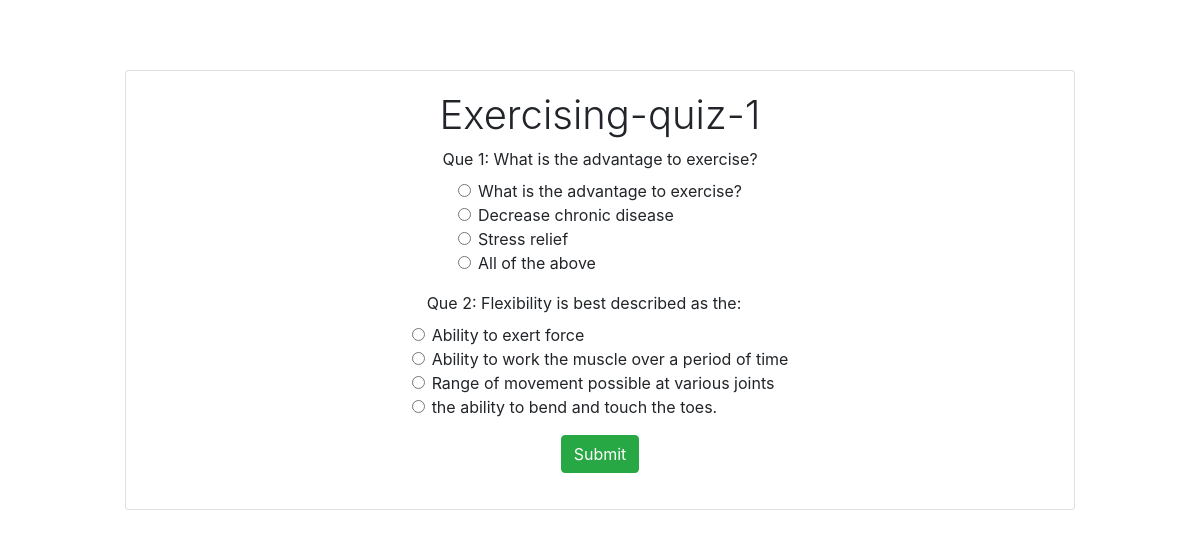
Page /test/exercising-quiz-1 on the committed database.
### quiz/models.py (models this page shows, shortened)
class quiz(models.Model):
    course_name = models.ForeignKey(course,default=1,on_delete=models.SET_DEFAULT)
    quiz_name = models.CharField(max_length=200)
    quiz_slug = models.CharField(max_length=300,blank=True)

class question(models.Model):
    course_name = models.ForeignKey(course,default=1,on_delete=models.SET_DEFAULT)
    quiz_name = models.ForeignKey(quiz,default=1,on_delete=models.SET_DEFAULT)
    quiz_question = models.TextField()
    option_one = models.TextField()
    option_two = models.TextField()
    option_three = models.TextField()
    option_four = models.TextField()
    answer = models.TextField()

### quiz/views.py (the view)
# urls.py: path('<single_slug>',views.dispTest,name="test"),
def dispTest(request,single_slug):
    for q in quiz.objects.all():
        if q.quiz_slug == single_slug:
            q_obj = q
    title = q_obj.quiz_name
    slug = q_obj.quiz_slug
    questions = []
    for q in question.objects.all():
        if q.course_name == q_obj.course_name:
            if q.quiz_name == q_obj:
                questions.append(q)
    return render(request,'test.html',{'question':questions,'title':title,'single_slug':slug})

### templates/test.html (shortened to what this page needs)
<!doctype html>
<html lang="en">
	<head>
		<link rel="stylesheet" href="https://cdn.jsdelivr.net/npm/bootstrap@4.6.0/dist/css/bootstrap.min.css">
		<link rel="stylesheet" href="https://cdn.jsdelivr.net/npm/bootstrap-icons@1.4.0/font/bootstrap-icons.css">
	</head>
	<body style="padding-top: 70px;">
	<div class="container">
		<div class="row">
			<div class="card offset-lg-1 col-lg-10 col-md-12 col-sm-12">
				<div class="card-body">
					<h1 class="text-center font-weight-light">{{title}}</h1>
					<form method="POST" action="/test/score/{{single_slug}}/">
						{% for q in question %}
						<div class="form-group">
							<div class="row">
								<div class="mx-auto">
									<label >Que {{forloop.counter}}: {{q.quiz_question}}</label>
									<div class="row">
										<div class="mx-auto">
											<div class="form-check">
												<label class="form-check-label" for="exampleRadios1">
													<input class="form-check-input" type="radio" name={{forloop.counter}} id="exampleRadios1" value="one" > {{q.option_one}}
												</label>
											</div>
											<div class="form-check">
												<label class="form-check-label" for="exampleRadios2">
													<input class="form-check-input" type="radio" name={{forloop.counter}} id="exampleRadios2" value="two">{{q.option_two}}
												</label>
											</div>
											<div class="form-check">
												<label class="form-check-label" for="exampleRadios3">
													<input class="form-check-input" type="radio" name={{forloop.counter}} id="exampleRadios3" value="three" >{{q.option_three}}
												</label>
											</div>
											<div class="form-check">
												<label class="form-check-label" for="exampleRadios4">
													<input class="form-check-input" type="radio" name={{forloop.counter}} id="exampleRadios4" value="four">{{q.option_four}}
												</label>
											</div>
										</div>
									</div>
								</div>
							</div>
						</div>
						{% endfor %}
						<div class="form-group">
							<div class="row">
								<div class="mx-auto">
									<button type="submit" class="btn btn-success ">Submit</button>
								</div>
							</div>
						</div>
					</form>
				</div>
			</div>
		</div>
	</div>
	</body>
</html>

### rows in the picture
quiz: quiz_name "Exercising-quiz-1"
question: quiz_question "What is the advantage to exercise?", option_one "What is the advantage to exercise?", option_two "Decrease chronic disease", option_three "Stress relief", option_four "All of the above"
question: quiz_question "Flexibility is best described as the:", option_one "Ability to exert force", option_two "Ability to work the muscle over a period of time", option_three "Range of movement possible at various joints", option_four "the ability to bend and touch the toes."
